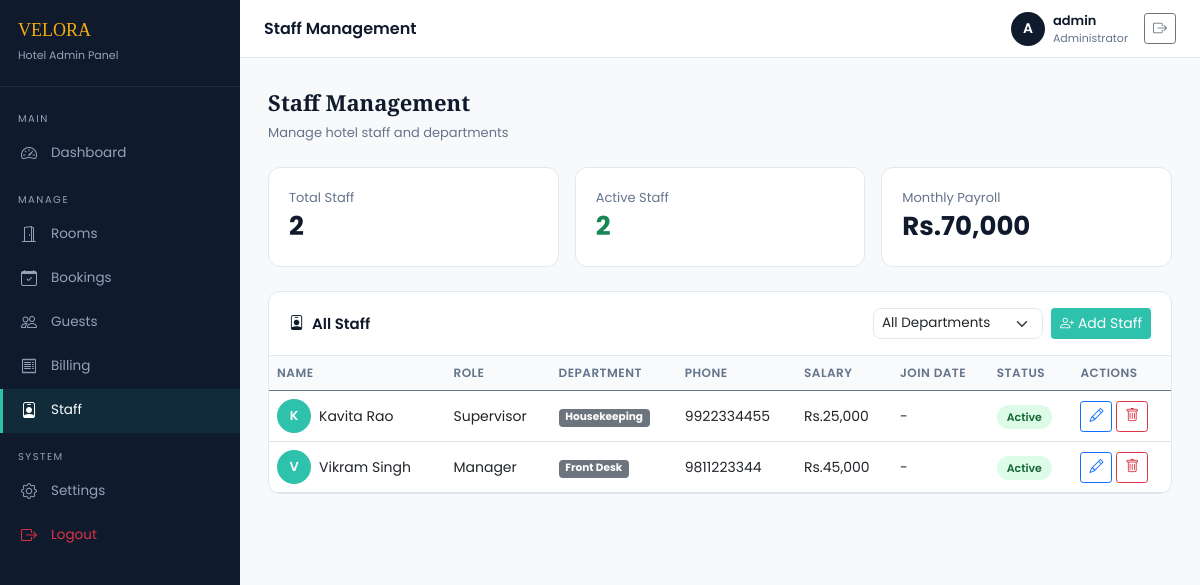
/admin/staff.php (signed in), run on the app's committed database.
### tables this page shows
CREATE TABLE IF NOT EXISTS staff (
  sr_no INT AUTO_INCREMENT PRIMARY KEY,
  name VARCHAR(100) NOT NULL,
  phone VARCHAR(15),
  email VARCHAR(100),
  role VARCHAR(50),
  department ENUM('Front Desk','Housekeeping','Restaurant','Security','Maintenance','Management') DEFAULT 'Front Desk',
  salary DECIMAL(10,2),
  join_date DATE,
  status ENUM('Active','Inactive') DEFAULT 'Active'
);

### admin/staff.php (the view, shortened to what this page needs)
<?php
require('include/db_config.php');
$dept   = isset($_GET['dept']) ? mysqli_real_escape_string($con,$_GET['dept']) : '';
$where  = $dept ? "WHERE department='$dept'" : "";
$staff  = mysqli_query($con, "SELECT * FROM staff $where ORDER BY name");
$total  = mysqli_fetch_assoc(mysqli_query($con, "SELECT COUNT(*) as c FROM staff"))['c'];
$active = mysqli_fetch_assoc(mysqli_query($con, "SELECT COUNT(*) as c FROM staff WHERE status='Active'"))['c'];
$total_salary = mysqli_fetch_assoc(mysqli_query($con, "SELECT COALESCE(SUM(salary),0) as s FROM staff WHERE status='Active'"))['s'];
?>
<!DOCTYPE html>
<html lang="en">
<head>
  <?php require('include/links.php'); ?>
</head>
<body class="bg-light">
<?php require('include/header.php'); ?>
<div id="main-content">
  <div class="page-title h-font">Staff Management</div>
  <div class="page-subtitle">Manage hotel staff and departments</div>
  <div class="row g-3 mb-4">
    <div class="col-md-4"><div class="stat-card"><div class="stat-label">Total Staff</div><div class="stat-value"><?= $total ?></div></div></div>
    <div class="col-md-4"><div class="stat-card"><div class="stat-label">Active Staff</div><div class="stat-value text-success"><?= $active ?></div></div></div>
    <div class="col-md-4"><div class="stat-card"><div class="stat-label">Monthly Payroll</div><div class="stat-value">Rs.<?= number_format($total_salary) ?></div></div></div>
  </div>
  <div class="section-card">
    <div class="section-header">
      <h5><i class="bi bi-person-badge me-2"></i>All Staff</h5>
      <div class="d-flex gap-2 align-items-center flex-wrap">
        <form method="GET">
          <select name="dept" class="form-select form-select-sm" onchange="this.form.submit()" style="width:170px;">
            <option value="">All Departments</option>
          </select>
        </form>
        <button class="btn custom-bg text-white btn-sm" data-bs-toggle="modal" data-bs-target="#addStaffModal">
          <i class="bi bi-person-plus me-1"></i>Add Staff
        </button>
      </div>
    </div>
    <div class="table-responsive">
      <table class="table admin-table mb-0">
        <thead><tr><th>Name</th><th>Role</th><th>Department</th><th>Phone</th><th>Salary</th><th>Join Date</th><th>Status</th><th>Actions</th></tr></thead>
        <tbody>
          <?php if (mysqli_num_rows($staff) > 0): while($s = mysqli_fetch_assoc($staff)): ?>
          <tr>
            <td>
              <div class="d-flex align-items-center gap-2">
                <div style="width:34px;height:34px;border-radius:50%;background:#2ec1ac;color:#fff;display:flex;align-items:center;justify-content:center;font-size:13px;font-weight:600;">
                  <?= strtoupper(substr($s['name'],0,1)) ?>
                </div>
                <div>
                  <div><?= htmlspecialchars($s['name']) ?></div>
                </div>
              </div>
            </td>
            <td><?= htmlspecialchars($s['role']) ?></td>
            <td><span class="badge bg-secondary"><?= $s['department'] ?></span></td>
            <td><?= htmlspecialchars($s['phone']) ?></td>
            <td>Rs.<?= number_format($s['salary']) ?></td>
            <td><?= $s['join_date'] ? date('d M Y',strtotime($s['join_date'])) : '-' ?></td>
            <td><span class="status-badge badge-<?= strtolower($s['status']) ?>"><?= $s['status'] ?></span></td>
            <td>
              <button class="btn btn-sm btn-outline-primary" onclick="editStaff(<?= $s['sr_no'] ?>)"><i class="bi bi-pencil"></i></button>
              <a href="?delete=<?= $s['sr_no'] ?>" class="btn btn-sm btn-outline-danger" onclick="return confirm('Remove staff member?')"><i class="bi bi-trash"></i></a>
            </td>
          </tr>
          <?php endwhile; else: ?>
          <tr><td colspan="8" class="text-center text-muted py-4">No staff records found.</td></tr>
          <?php endif; ?>
        </tbody>
      </table>
    </div>
  </div>
</div>
</body>
</html>

### admin/css/style.css (style rules this page uses)
:root { --primary-color: #0f1a2c; --secondary-color: #f6ac0f; --teal: #2ec1ac; --teal_hover: #279e8c; --text-light: #94a3b8; --white: #ffffff; --sidebar-width: 240px; }
* { font-family: "Poppins", sans-serif; }
.h-font { font-family: "Playfair Display", serif; }
.custom-bg { background-color: var(--teal); border: 1px solid var(--teal); transition: all 0.3s ease; }
#main-content { margin-left: var(--sidebar-width); margin-top: 58px; padding: 28px; min-height: calc(100vh - 58px); }
.stat-card { background: #fff; border-radius: 12px; padding: 20px; border: 1px solid #e2e8f0; transition: all 0.3s ease; }
.stat-card .stat-value { font-size: 26px; font-weight: 700; color: var(--primary-color); }
.stat-card .stat-label { font-size: 13px; color: #64748b; }
.admin-table th { font-size: 12px; text-transform: uppercase; letter-spacing: 0.5px; color: #64748b; background: #f8fafc; border-top: none; font-weight: 600; }
.admin-table td { vertical-align: middle; font-size: 14px; }
.badge-active { background: #dcfce7; color: #166534; }
.status-badge { padding: 4px 10px; border-radius: 20px; font-size: 11px; font-weight: 600; }
.section-card { background: #fff; border-radius: 12px; border: 1px solid #e2e8f0; overflow: hidden; }
.section-card .section-header { padding: 16px 20px; border-bottom: 1px solid #e2e8f0; display: flex; align-items: center; justify-content: space-between; }
.section-card .section-header h5 { margin: 0; font-size: 15px; font-weight: 600; color: var(--primary-color); }
.form-control, .form-select { font-size: 13.5px; border-color: #e2e8f0; border-radius: 8px; }
.page-title { font-size: 22px; font-weight: 700; color: var(--primary-color); margin-bottom: 4px; }
.page-subtitle { font-size: 13px; color: #64748b; margin-bottom: 24px; }

### data on the page
staff: name "K", name "Kavita Rao", role "Supervisor", department "Housekeeping", phone "9922334455", salary "25,000", status "Active"
staff: name "V", name "Vikram Singh", role "Manager", department "Front Desk", phone "9811223344", salary "45,000", status "Active"

### other printed values
$t[$current] "Staff Management"
$_SESSION['adminName'] "admin"
$total "2"
$active "2"
$total_salary "70,000"
